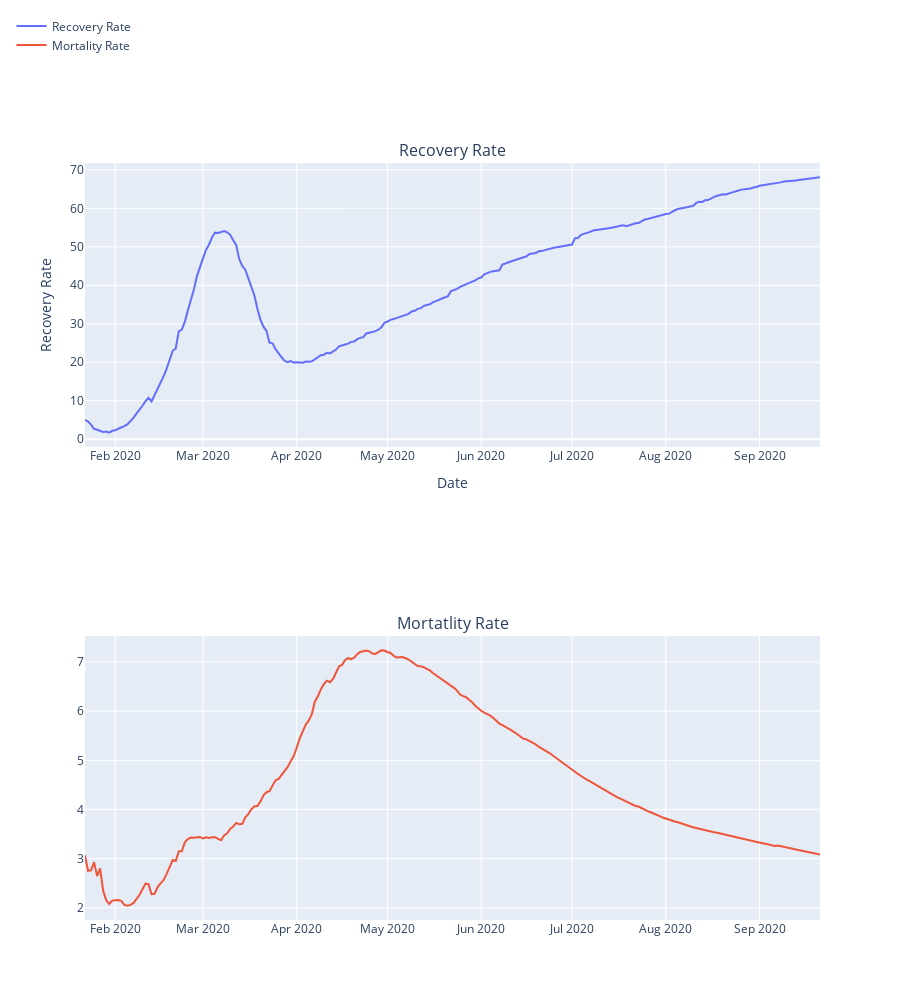

Notebook source saved alongside this figure:
### Markdown cell above
### Moratality and Recovery Rate analysis around the World

### Code cell
#Calculating the Mortality Rate and Recovery Rate
datewise["Mortality Rate"]=(datewise["Deaths"]/datewise["Confirmed"])*100
datewise["Recovery Rate"]=(datewise["Recovered"]/datewise["Confirmed"])*100
datewise["Active Cases"]=datewise["Confirmed"]-datewise["Recovered"]-datewise["Deaths"]
datewise["Closed Cases"]=datewise["Recovered"]+datewise["Deaths"]

print("Average Mortality Rate",datewise["Mortality Rate"].mean())
print("Median Mortality Rate",datewise["Mortality Rate"].median())
print("Average Recovery Rate",datewise["Recovery Rate"].mean())
print("Median Recovery Rate",datewise["Recovery Rate"].median())

#Plotting Mortality and Recovery Rate 
fig = make_subplots(rows=2, cols=1,
                   subplot_titles=("Recovery Rate", "Mortatlity Rate"))
fig.add_trace(
    go.Scatter(x=datewise.index, y=(datewise["Recovered"]/datewise["Confirmed"])*100,name="Recovery Rate"),
    row=1, col=1
)
fig.add_trace(
    go.Scatter(x=datewise.index, y=(datewise["Deaths"]/datewise["Confirmed"])*100,name="Mortality Rate"),
    row=2, col=1
)
fig.update_layout(height=1000,legend=dict(x=-0.1,y=1.2,traceorder="normal"))
fig.update_xaxes(title_text="Date", row=1, col=1)
fig.update_yaxes(title_text="Recovery Rate", row=1, col=1)
fig.update_xaxes(title_text="Date", row=1, col=2)
fig.update_yaxes(title_text="Mortality Rate", row=1, col=2)
fig.show()

### Figure 1 — Plotly figure (JSON) as saved in the notebook; plotly's stock layout.template omitted (floating-point values rounded to 4 significant figures; data arrays with more than 128 entries replaced by an {"elided": "..."} marker saying what was removed)
{"data": [{"name": "Recovery Rate", "type": "scatter", "x": {"elided": "244 str values"}, "xaxis": "x", "y": {"elided": "244 float values"}, "yaxis": "y"}, {"name": "Mortality Rate", "type": "scatter", "x": {"elided": "244 str values"}, "xaxis": "x2", "y": {"elided": "244 float values"}, "yaxis": "y2"}], "layout": {"annotations": [{"font": {"size": 16}, "showarrow": false, "text": "Recovery Rate", "x": 0.5, "xanchor": "center", "xref": "paper", "y": 1, "yanchor": "bottom", "yref": "paper"}, {"font": {"size": 16}, "showarrow": false, "text": "Mortatlity Rate", "x": 0.5, "xanchor": "center", "xref": "paper", "y": 0.375, "yanchor": "bottom", "yref": "paper"}], "height": 1000, "legend": {"traceorder": "normal", "x": -0.1, "y": 1.2}, "xaxis": {"anchor": "y", "domain": [0, 1], "title": {"text": "Date"}}, "xaxis2": {"anchor": "y2", "domain": [0, 1]}, "yaxis": {"anchor": "x", "domain": [0.625, 1], "title": {"text": "Recovery Rate"}}, "yaxis2": {"anchor": "x2", "domain": [0, 0.375]}}}
